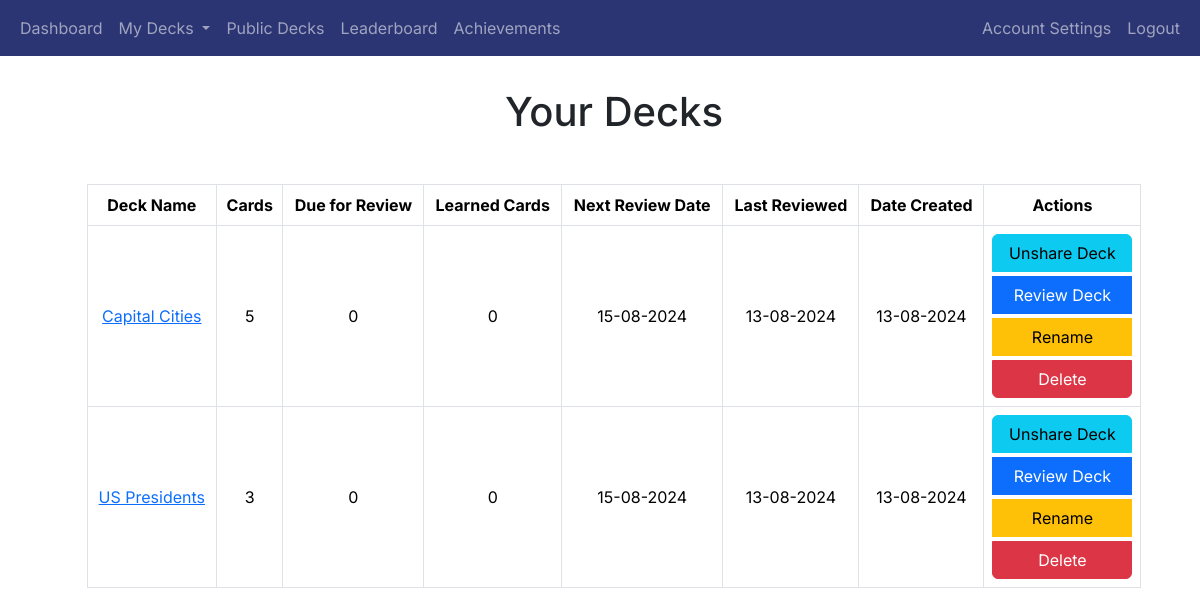
Before: /decks (signed in) with the older database file.
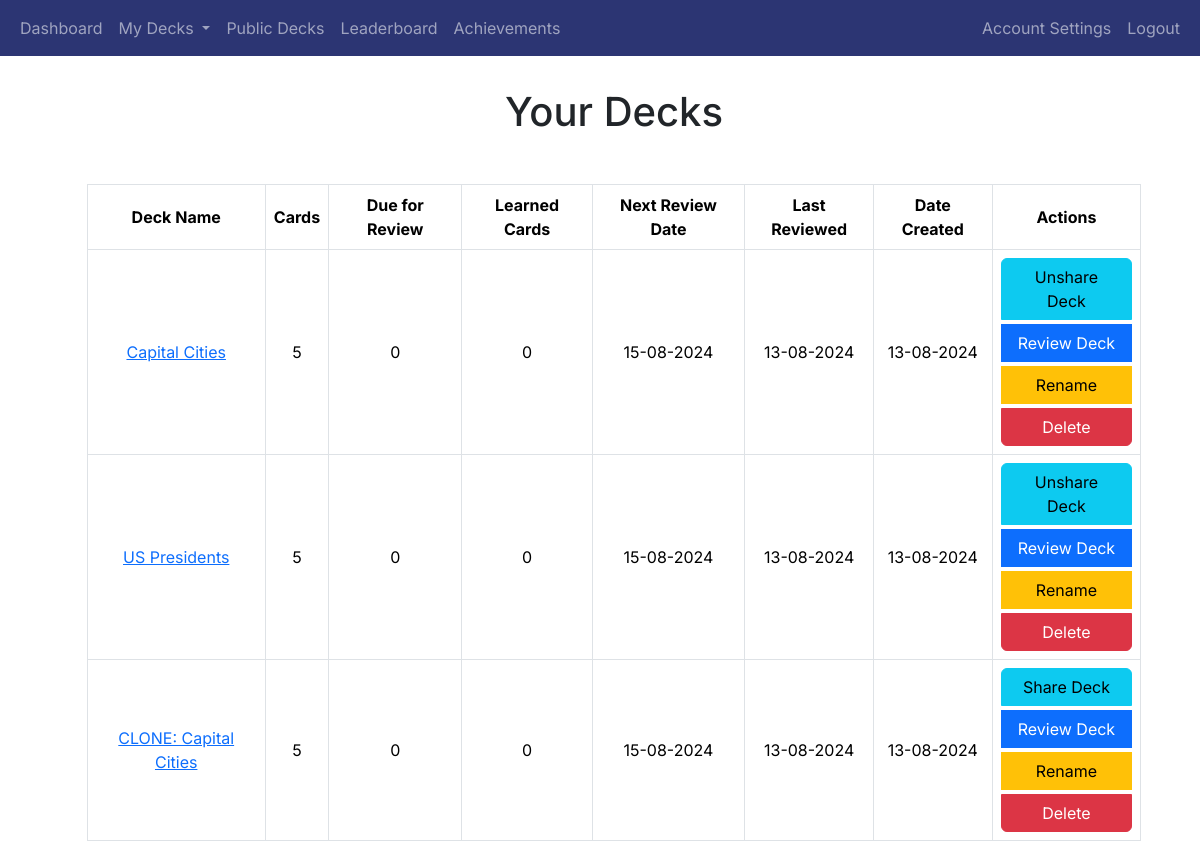
After: the same page with the newer database file.
### app/decks/models.py (models this page shows, shortened)
class Deck(db.Model):
    deck_id = db.Column(db.Integer, primary_key=True)
    name = db.Column(db.String(100), nullable=False)
    user_id = db.Column(db.Integer, db.ForeignKey('user.user_id'), nullable=False)
    created_at = db.Column(db.DateTime, nullable=False, default=datetime.utcnow)
    shared = db.Column(db.Boolean, default=False)
    review_start_date = db.Column(db.DateTime, nullable=True)
    cards = db.relationship('Card', backref='deck', cascade='all, delete-orphan', lazy=True)

### app/decks/routes.py (the view)
@decks_blueprint.route('/decks')
@login_required
def decks():
    user_decks = Deck.query.filter_by(user_id=current_user.user_id).all()
    deck_data = []
    for deck in user_decks:
        card_count = Card.query.filter_by(deck_id=deck.deck_id).count()
        due_count = Card.query.filter(Card.deck_id == deck.deck_id,
                                      Card.next_review_date <= datetime.utcnow()).count()
        next_review = db.session.query(Card.next_review_date).filter(
            Card.deck_id == deck.deck_id
        ).order_by(Card.next_review_date.asc()).first()
        if next_review:
            if next_review.next_review_date.date() < datetime.utcnow().date():
                next_review_date = datetime.utcnow().strftime('%d-%m-%Y')
            else:
                next_review_date = next_review.next_review_date.strftime('%d-%m-%Y')
        else:
            next_review_date = 'N/A'
        last_review = db.session.query(ReviewOutcome.timestamp).join(Card,
                                                                     Card.card_id == ReviewOutcome.card_id).filter(
            Card.deck_id == deck.deck_id,
            ReviewOutcome.user_id == current_user.user_id
        ).order_by(ReviewOutcome.timestamp.desc()).first()
        last_review_date = last_review.timestamp.strftime('%d-%m-%Y') if last_review else 'N/A'
        learned_count = Card.query.filter(Card.deck_id == deck.deck_id, Card.box == 5, Card.next_review_date == None).count()
        deck_data.append({
            'deck_id': deck.deck_id,
            'name': deck.name,
            'cards': card_count,
            'due_for_review': due_count,
            'shared': deck.shared,
            'next_review_date': next_review_date,
            'last_review_date': last_review_date,
            'created_at': deck.created_at.strftime('%d-%m-%Y'),
            'learned_cards': learned_count,  # Add learned cards count
        })
    return render_template('decks.html', decks=deck_data)

### app/__init__.py (called while the page is built)
@login_manager.user_loader
def load_user(user_id):
    return User.query.get(int(user_id))

### app/decks/templates/decks.html (shortened to what this page needs)
{% extends "base.html" %}
{% block content %}
    <h1 class="text-center mb-5">Your Decks</h1>
<table class="table table-bordered">
    <thead>
        <tr>
            <th>Deck Name</th>
            <th class="num-col">Cards</th>
            <th class="num-col">Due for Review</th>
            <th class="num-col">Learned Cards</th>
            <th>Next Review Date</th>
            <th>Last Reviewed</th>
            <th>Date Created</th>
            <th>Actions</th>
        </tr>
    </thead>
    <tbody>
        {% for deck in decks %}
        <tr>
            <td><a href="{{ url_for('decks.view_deck', deck_id=deck['deck_id']) }}">{{ deck['name'] }}</a></td>
            <td class="num-col">{{ deck['cards'] }}</td>
            <td class="num-col">{{ deck['due_for_review'] }}</td>
             <td>
                {% if deck['learned_cards'] > 0 %}
                    <a href="{{ url_for('decks.view_learned_cards', deck_id=deck['deck_id']) }}">{{ deck['learned_cards'] }}</a>
                {% else %}
                    0
                {% endif %}
            </td>
            <td>{{ deck['next_review_date'] }}</td>
            <td>{{ deck['last_review_date'] }}</td>
            <td>{{ deck['created_at'] }}</td>
            <td>
            <div class="btn-group-vertical">
                <a href="{{ url_for('decks.share_deck', deck_id=deck['deck_id']) }}" class="btn btn-info">
                    {% if deck['shared'] %}
                    Unshare Deck
                    {% else %}
                    Share Deck
                    {% endif %}
                </a>
                <a href="{{ url_for('review.start_review', deck_id=deck['deck_id']) }}" class="btn btn-primary">Review Deck</a>
                <button class="btn btn-warning" onclick="openRenameModal('{{ deck['deck_id'] }}', '{{ deck['name'] }}')">Rename</button>
                <button class="btn btn-danger" onclick="confirmDelete('{{ url_for('decks.delete_deck', deck_id=deck['deck_id']) }}')">Delete</button>
            </div>
            </td>
        </tr>
        {% endfor %}
    </tbody>
</table>
{% endblock %}

### app/templates/base.html (shortened to what this page needs)
<!doctype html>
<html lang="en">
<head>
    <link href="https://cdn.jsdelivr.net/npm/bootstrap@5.3.2/dist/css/bootstrap.min.css" rel="stylesheet"
>
    <link rel="stylesheet" href="{{ url_for('static', filename='styles.css') }}">
</head>
<body>
<header class="site-header">
    <nav class="navbar navbar-expand-sm navbar-dark bg-dark-blue">
        <div class="container-fluid">
            <div class="collapse navbar-collapse" id="navbarToggle">
                <div class="navbar-nav me-auto">
                    {% if current_user.is_authenticated %}
                    <a class="nav-item nav-link" href="{{ url_for('main.dashboard') }}">Dashboard</a>
                    <li class="nav-item dropdown">
                        <a class="nav-link dropdown-toggle" href="#" id="navbarDropdown" role="button" data-bs-toggle="dropdown" aria-expanded="false">
                            My Decks
                        </a>
                    </li>
                    <a class="nav-item nav-link" href="{{ url_for('decks.public_decks') }}">Public Decks</a>
                    <a class="nav-item nav-link" href="{{ url_for('gamification.leaderboard') }}">Leaderboard</a>
                    <a class="nav-item nav-link" href="{{ url_for('gamification.user_achievements') }}">Achievements</a>
                </div>
                <div class="navbar-nav ms-auto">
                    <a class="nav-link" href="{{ url_for('auth.account_settings') }}">Account Settings</a>
                    <a class="nav-item nav-link" href="{{ url_for('auth.logout') }}">Logout</a>
                    {% else %}
                    <a class="nav-item nav-link" href="{{ url_for('main.index') }}">Home</a>
                </div>
                <div class="navbar-nav ms-auto">
                    <a class="nav-item nav-link" href="{{ url_for('auth.login') }}">Login</a>
                    <a class="nav-item nav-link" href="{{ url_for('auth.register') }}">Register</a>
                    {% endif %}
                </div>
            </div>
        </div>
    </nav>
</header>
<main role="main" class="container-fluid">
    <div class="row mt-2 ms-3">
        <div class="col-auto text-center">
        </div>
    </div>
    <div class="row mt-3 ms-3">
        {% block content %}{% endblock %}
    </div>
</main>
</body>
</html>

### app/static/styles.css (style rules this page uses)
.bg-dark-blue { background-color: #2c3573 !important; }

### app/templates/base.html (style rules this page uses)
body { font-family: 'Inter', sans-serif; }
h1, h2, h3, h4, h5, h6, p, a { font-family: 'Inter', sans-serif; }

### app/decks/templates/decks.html (style rules this page uses)
.table td, .table th { vertical-align: middle; text-align: center; }
.btn-group-vertical { display: flex; flex-direction: column; gap: 5px; }
.btn { width: 100%; text-align: center; }
.table thead th { text-align: center; }
.table { width: 90%; margin: 0 auto; }

Changed rows visible on the page:
computed for Deck "US Presidents": cards "3" → "5"
added Deck: name "CLONE: Capital Cities", cards "5", due_for_review "0", next_review_date "15-08-2024", last_review_date "13-08-2024", created_at "13-08-2024", shows "Share Deck"
